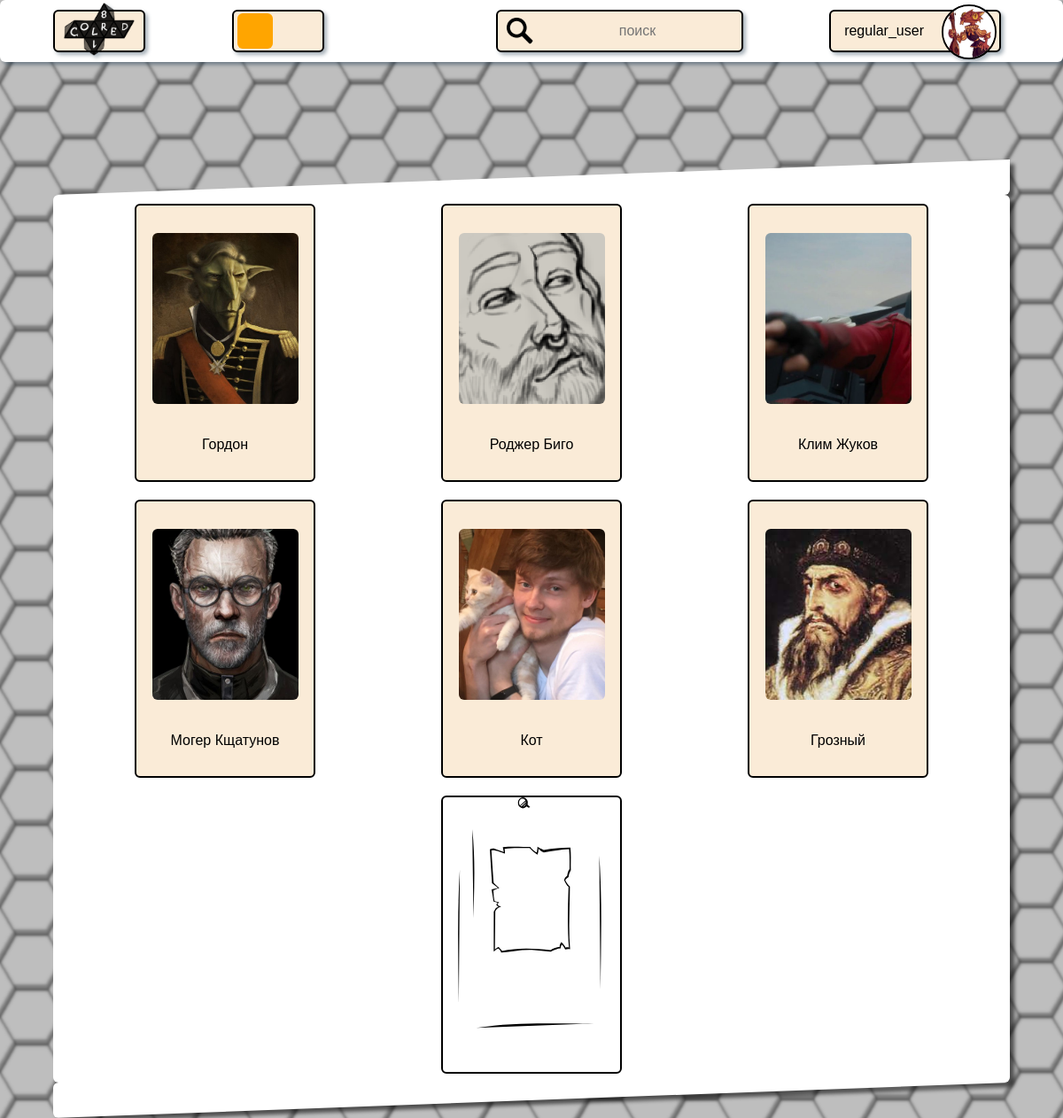
The page / (signed in) on the database its author committed.
### main/models.py (models this page shows, shortened)
class Avatar_of_choice(models.Model):
    name = models.CharField('Название', max_length=50)
    usr = models.OneToOneField(User,on_delete=models.CASCADE,default='1',primary_key=True,related_name='chosen_avatar')
    def __str__(self):
        return self.name

class Character(models.Model):
    name = models.CharField(max_length=100)
    portrait = models.ImageField(upload_to ='user_images/',blank = True)
    usr = models.ForeignKey(User, on_delete=models.CASCADE)
    chr_class = models.CharField(max_length=13,null=TRUE,blank=TRUE)
    xp = models.IntegerField(null=TRUE,blank=TRUE,default=0)
    background = models.CharField(max_length=100,null=TRUE,blank=TRUE)
    diety = models.CharField(max_length=100,null=TRUE,blank=TRUE)
    origin = models.CharField(max_length=100,null=TRUE,blank=TRUE)
    worldview = models.CharField(max_length=2,null=TRUE,blank=TRUE)
    attrib_strength = models.IntegerField(null=TRUE,blank=TRUE,default=10)
    attrib_agility = models.IntegerField(null=TRUE,blank=TRUE,default=10)
    attrib_charisma = models.IntegerField(null=TRUE,blank=TRUE,default=10)
    attrib_endurance = models.IntegerField(null=TRUE,blank=TRUE,default=10)
    attrib_intelligence = models.IntegerField(null=TRUE,blank=TRUE,default=10)
    attrib_wisdom = models.IntegerField(null=TRUE,blank=TRUE,default=10)
    armour_class = models.IntegerField(null=TRUE,blank=TRUE,default=0)
    hp = models.IntegerField(null=TRUE,blank=TRUE,default=0)
    speed = models.IntegerField(null=TRUE,blank=TRUE,default=0)
    skills_acrobatics = models.IntegerField(null=TRUE,blank=TRUE,default=0)
    skills_arcane = models.IntegerField(null=TRUE,blank=TRUE,default=0)
    skills_athletics = models.IntegerField(null=TRUE,blank=TRUE,default=0)
    skills_craft = models.IntegerField(null=TRUE,blank=TRUE,default=0)
    skills_decieve = models.IntegerField(null=TRUE,blank=TRUE,default=0)
    skills_diplomacy = models.IntegerField(null=TRUE,blank=TRUE,default=0)
    skills_intimidation = models.IntegerField(null=TRUE,blank=TRUE,default=0)
    skills_medicine = models.IntegerField(null=TRUE,blank=TRUE,default=0)
    skills_nature = models.IntegerField(null=TRUE,blank=TRUE,default=0)
    skills_occult = models.IntegerField(null=TRUE,blank=TRUE,default=0)
    skills_performance = models.IntegerField(null=TRUE,blank=TRUE,default=0)
    skills_religion = models.IntegerField(null=TRUE,blank=TRUE,default=0)
    skills_social = models.IntegerField(null=TRUE,blank=TRUE,default=0)
    skills_stealth = models.IntegerField(null=TRUE,blank=TRUE,default=0)
    skills_survival = models.IntegerField(null=TRUE,blank=TRUE,default=0)
    skills_theft = models.IntegerField(null=TRUE,blank=TRUE,default=0)
    save_resilience = models.IntegerField(null=TRUE,blank=TRUE,default=0)
    save_reflex = models.IntegerField(null=TRUE,blank=TRUE,default=0)
    save_resilience = models.IntegerField(null=TRUE,blank=TRUE,default=0)
    save_will = models.IntegerField(null=TRUE,blank=TRUE,default=0)
    weapon = models.CharField(max_length=100, null=TRUE,blank=TRUE)
    attack = models.CharField(max_length=100, null=TRUE,blank=TRUE)
    damage = models.CharField(max_length=100, null=TRUE,blank=TRUE)
    attention = models.IntegerField(null=TRUE,blank=TRUE,default=0)
    dc_class = models.IntegerField(null=TRUE,blank=TRUE,default=0)
    notes = models.TextField(null=TRUE,blank=TRUE)
    is_dying = models.IntegerField(null=TRUE,blank=TRUE,default=0)
    mortal_wounds = models.IntegerField(null=TRUE,blank=TRUE,default=0)

### main/views.py (the view)
# urls.py: path('', include('main.urls')),
@login_required
def main(request):
    av = request.user.chosen_avatar
    chrctrs = request.user.character_set.all()
    cont = {
        'username' : request.user.username,
        'avatar' : av,
        'characters': chrctrs,
    }
    return render(request, 'main/main_page.html', cont)

### main/templates/main/main_page.html (shortened to what this page needs)
{% extends 'main/header_base.html' %}
{% block username %}
    {{ username }}
{% endblock %}
{% block ava_image %}main/images/avatars/{{ avatar }}.png{% endblock %}
{% block content %}
<div class="profiles">
    {% for chr in characters %}
    <a href="/redactor/{{chr.usr.id}}/{{chr.id}}">
        <div class="listing">
            <div class="char_logo">
                <img src='/media/{{chr.portrait}}'
                    alt="+">
            </div>
            <div>{{chr.name}}</div>
        </div>
    </a>
    {% endfor %}
    <a href="/create_new">
        <div class="listing addnew">
        </div>
    </a>
</div>
{% endblock %}

### main/templates/main/header_base.html (shortened to what this page needs)
{% extends 'main/footer_base.html' %}
{% block list %}
{% load static %}
{% endblock %}
{% block header %}
{% load static %}
<div class="hamburger_main" style="display: unset;">
    <div class="coach">
        <div class="toggle_theme container">
        </div>
        <div class="search">
            <div>
            </div>
        </div>
    </div>
</div>
<header id="the_header">
    <div class="coach">
        <div class="logo">
            <a href="{% url 'main_page' %}">
                <img src="{% static 'main/images/logo.png' %}" alt="COLRED">
            </a>
        </div>
        <div class="toggle_theme container">
            <input type="checkbox" name="toggle" id="toggle-button2" class="toggle-button">
        </div>
        <div class="search">
            <img src="/static/main/images/search.png" alt="" srcset="">
            <div>
                <input type="text" placeholder="поиск" id="main_search">
            </div>
        </div>
        <div class="lknick">
            <div>
                {% block username %}{% endblock %}
            </div>
            <a href="{% url 'lk' %}" class="avatar">
                <div>
                    <img src="{% get_static_prefix %}{% block ava_image %}{% endblock %}" alt="ava">
                </div>
            </a>
        </div>
    </div>
</header>
{% endblock %}

### main/templates/main/footer_base.html (shortened to what this page needs)
{% load static %}
<!DOCTYPE html>
<html lang="ru">
<head>
    <link rel="stylesheet" href="{% static 'main/css/main_style.css' %}">
    <link rel="stylesheet" href="{% static 'main/css/floating_search.css' %}">
    <link rel="stylesheet" id="head_black" href="{% static 'main/css/black.css' %}" type="text/css" />
</head>
<body>
    {% block header %}{% endblock %}
    <div class="mainf">
        <div class="triangle-bottomleft">
        </div>
        <main>
            {% block content %}{% endblock %}
        </main>
        <div class="triangle-topright"></div>
    </div>
</body>
</html>

### main/static/main/css/main_style.css (style rules this page uses)
* { margin: 0; padding: 0; font-family: "Palatino Linotype", Arial; transition: all 0.2s; outline: none; border-radius: 0.5vw; }
input { text-align: center; outline: none; border: 0; background: unset; }
a { color: black; text-decoration: none; }
body { background: url(../images/Background.png); background-attachment: fixed; }
.mainf { display: flex; flex-direction: column; margin-top: 5%; }
.mainf>* { filter: drop-shadow( 5px 5px 2px #00000096); }
.triangle-bottomleft { width: 0; min-height: 50px; border-bottom: 40px solid white; border-left: 90vw solid transparent; border-right: 0px solid transparent; margin: 0 5%; }
main { margin: 0 5%; width: 90vw; background-color: white; }
.triangle-topright { width: 0; border-top: 40px solid white; border-right: 90vw solid transparent; border-left: 0px solid transparent; margin: 0 5%; }
.toggle_theme { width: 100px; height: 2vw; position: relative; }
.toggle-button { width: 100%; height: 100%; vertical-align: top; border-radius: 50vw; outline: none; cursor: pointer; appearance: none; transition: all 0.3s cubic-bezier(0.2, 0.85, 0.32, 1.2); }
.toggle-button::after { content: ""; position: absolute; left: 4%; top: 5%; width: 40%; height: 90%; background-color: orange; border-radius: 0.5vw; transform: translateX(0); transition: all 0.3s cubic-bezier(0.2, 0.85, 0.32, 1.2); }
header { height: 70px; width: 100%; top: 0; position: fixed; background-color: white; filter: drop-shadow( 3px 3px 2px rgba(34, 60, 80, 0.5)); z-index: 999; }
header .coach { margin: 0 5%; height: 70px; display: flex; flex-direction: row; align-items: center; justify-content: space-between; filter: drop-shadow( 3px 3px 2px rgba(34, 60, 80, 0.4)); }
.coach>div { display: flex; flex-direction: row; align-items: center; justify-content: center; background-color: antiquewhite; border: 2px solid #000000; height: 44px; }
header .logo * { padding: 0 5px; }
header .logo img { height: 60px; width: auto; }
header .lknick { width: inherit; justify-content: space-between; align-items: center; margin-right: 10px; display: flex; text-align: center; }
header .lknick>div { margin-left: 15px; max-width: 15vw; overflow: hidden; text-overflow: ellipsis; }
.avatar { margin-left: 20px; width: 60px; height: 60px; margin-right: 5px; }
.avatar>div:nth-child(1) { background: unset !important; }
.avatar img { width: 58px; height: 58px; border-radius: 60px; border: 2px solid #000000; }
.coach .search>div { color: gray; font-weight: bold; width: 235px; }
.coach .search img { height: 30px; margin-left: 10px; }
.coach .search input { width: 235px; text-align: center; background: unset; outline: none; border: 0px; font-size: 16px; }
.profiles { display: flex; flex-wrap: wrap; justify-content: space-evenly; }
.listing { width: 200px; height: 300px; padding: 5px 0px; margin: 10px 50px; background-color: antiquewhite; border: 2px solid #000000; }
.listing { display: flex; flex-direction: column; align-items: center; justify-content: space-evenly; }
.listing>div:nth-child(2) { margin-top: 12px; text-overflow: ellipsis; white-space: nowrap; overflow: hidden; max-width: 175px; }
.addnew { background: url(../images/new_portrait.svg); background-repeat: no-repeat; background-size: cover; }
.char_logo { width: 165px; height: 193px; }
.char_logo>img { height: 100%; width: 100%; object-fit: cover; }
.hamburger_main { display: none; flex-direction: column; margin-top: 70px; background-color: #ffffff; }
.hamburger_main .coach { margin: 0 5%; height: 70px; display: flex; flex-direction: row; align-items: center; justify-content: space-between; filter: drop-shadow( 3px 3px 2px rgba(34, 60, 80, 0.4)); }

### main/static/main/css/black.css (style rules this page uses)
header img { filter: invert(1); }
header .lknick img { filter: invert(0); }
#the_header { background-color: black; }
.coach > div { background-color: #253277; border: 2px solid #fff; }
div { color: white; }
.listing { border: 2px solid #ffffff; background-color: #253277; }
main { background-color: black; }
.triangle-bottomleft { border-bottom: 40px solid black; }
.triangle-topright { border-top: 40px solid black; }
input, select, textarea { color: #ffffff; }
.hamburger_main { background-color: black; }
a { color: #fff; }
.logo img { filter: invert(1); }
.avatar img { border: 2px solid #ffffff; }

### rows shown on the page
Avatar_of_choice: name (picture)
Character: portrait (picture), name "Гордон"
Character: portrait (picture), name "Роджер Биго"
Character: portrait (picture), name "Клим Жуков"
Character: portrait (picture), name "Могер Кщатунов"
Character: portrait (picture), name "Кот"
Character: portrait (picture), name "Грозный"

### other values the page prints
{{ username }} "regular_user"
